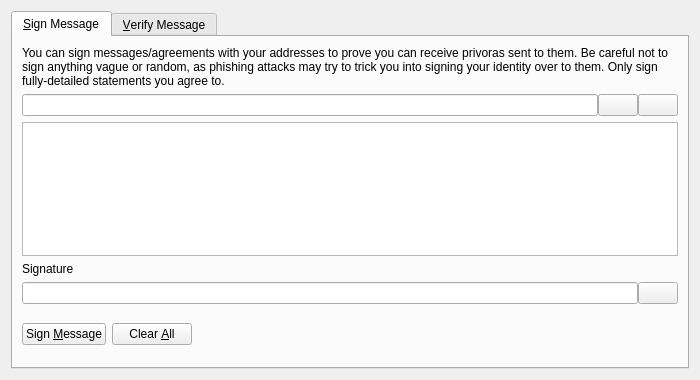
<?xml version="1.0" encoding="UTF-8"?>
<ui version="4.0">
 <class>SignVerifyMessageDialog</class>
 <widget class="QDialog" name="SignVerifyMessageDialog">
  <property name="geometry">
   <rect>
    <x>0</x>
    <y>0</y>
    <width>700</width>
    <height>380</height>
   </rect>
  </property>
  <property name="windowTitle">
   <string>Signatures - Sign / Verify a Message</string>
  </property>
  <property name="modal">
   <bool>true</bool>
  </property>
  <layout class="QVBoxLayout" name="verticalLayout">
   <item>
    <widget class="QTabWidget" name="tabWidget">
     <property name="currentIndex">
      <number>0</number>
     </property>
     <widget class="QWidget" name="tabSignMessage">
      <attribute name="title">
       <string>&amp;Sign Message</string>
      </attribute>
      <layout class="QVBoxLayout" name="verticalLayout_SM">
       <item>
        <widget class="QLabel" name="infoLabel_SM">
         <property name="text">
          <string>You can sign messages/agreements with your addresses to prove you can receive privoras sent to them. Be careful not to sign anything vague or random, as phishing attacks may try to trick you into signing your identity over to them. Only sign fully-detailed statements you agree to.</string>
         </property>
         <property name="textFormat">
          <enum>Qt::PlainText</enum>
         </property>
         <property name="wordWrap">
          <bool>true</bool>
         </property>
        </widget>
       </item>
       <item>
        <layout class="QHBoxLayout" name="horizontalLayout_1_SM">
         <property name="spacing">
          <number>0</number>
         </property>
         <item>
          <widget class="QValidatedLineEdit" name="addressIn_SM">
           <property name="toolTip">
            <string>The Privora address to sign the message with</string>
           </property>
          </widget>
         </item>
         <item>
          <widget class="QPushButton" name="addressBookButton_SM">
           <property name="toolTip">
            <string>Choose previously used address</string>
           </property>
           <property name="text">
            <string/>
           </property>
           <property name="icon">
            <iconset resource="../privora.qrc">
             <normaloff>:/icons/address-book</normaloff>:/icons/address-book</iconset>
           </property>
           <property name="shortcut">
            <string>Alt+A</string>
           </property>
           <property name="autoDefault">
            <bool>false</bool>
           </property>
          </widget>
         </item>
         <item>
          <widget class="QPushButton" name="pasteButton_SM">
           <property name="toolTip">
            <string>Paste address from clipboard</string>
           </property>
           <property name="text">
            <string/>
           </property>
           <property name="icon">
            <iconset resource="../privora.qrc">
             <normaloff>:/icons/editpaste</normaloff>:/icons/editpaste</iconset>
           </property>
           <property name="shortcut">
            <string>Alt+P</string>
           </property>
           <property name="autoDefault">
            <bool>false</bool>
           </property>
          </widget>
         </item>
        </layout>
       </item>
       <item>
        <widget class="QPlainTextEdit" name="messageIn_SM">
         <property name="toolTip">
          <string>Enter the message you want to sign here</string>
         </property>
        </widget>
       </item>
       <item>
        <widget class="QLabel" name="signatureLabel_SM">
         <property name="text">
          <string>Signature</string>
         </property>
         <property name="textFormat">
          <enum>Qt::PlainText</enum>
         </property>
        </widget>
       </item>
       <item>
        <layout class="QHBoxLayout" name="horizontalLayout_2_SM">
         <property name="spacing">
          <number>0</number>
         </property>
         <item>
          <widget class="QLineEdit" name="signatureOut_SM">
           <property name="font">
            <font>
             <italic>true</italic>
            </font>
           </property>
           <property name="readOnly">
            <bool>true</bool>
           </property>
          </widget>
         </item>
         <item>
          <widget class="QPushButton" name="copySignatureButton_SM">
           <property name="toolTip">
            <string>Copy the current signature to the system clipboard</string>
           </property>
           <property name="text">
            <string/>
           </property>
           <property name="icon">
            <iconset resource="../privora.qrc">
             <normaloff>:/icons/editcopy</normaloff>:/icons/editcopy</iconset>
           </property>
           <property name="autoDefault">
            <bool>false</bool>
           </property>
          </widget>
         </item>
        </layout>
       </item>
       <item>
        <layout class="QHBoxLayout" name="horizontalLayout_3_SM">
         <item>
          <widget class="QPushButton" name="signMessageButton_SM">
           <property name="toolTip">
            <string>Sign the message to prove you own this Privora address</string>
           </property>
           <property name="text">
            <string>Sign &amp;Message</string>
           </property>
           <property name="autoDefault">
            <bool>false</bool>
           </property>
          </widget>
         </item>
         <item>
          <widget class="QPushButton" name="clearButton_SM">
           <property name="toolTip">
            <string>Reset all sign message fields</string>
           </property>
           <property name="text">
            <string>Clear &amp;All</string>
           </property>
           <property name="autoDefault">
            <bool>false</bool>
           </property>
          </widget>
         </item>
         <item>
          <spacer name="horizontalSpacer_1_SM">
           <property name="orientation">
            <enum>Qt::Horizontal</enum>
           </property>
           <property name="sizeHint" stdset="0">
            <size>
             <width>40</width>
             <height>48</height>
            </size>
           </property>
          </spacer>
         </item>
         <item>
          <widget class="QLabel" name="statusLabel_SM">
           <property name="font">
            <font>
             <weight>75</weight>
             <bold>true</bold>
            </font>
           </property>
           <property name="text">
            <string/>
           </property>
           <property name="wordWrap">
            <bool>true</bool>
           </property>
          </widget>
         </item>
         <item>
          <spacer name="horizontalSpacer_2_SM">
           <property name="orientation">
            <enum>Qt::Horizontal</enum>
           </property>
           <property name="sizeHint" stdset="0">
            <size>
             <width>40</width>
             <height>48</height>
            </size>
           </property>
          </spacer>
         </item>
        </layout>
       </item>
      </layout>
     </widget>
     <widget class="QWidget" name="tabVerifyMessage">
      <attribute name="title">
       <string>&amp;Verify Message</string>
      </attribute>
      <layout class="QVBoxLayout" name="verticalLayout_VM">
       <item>
        <widget class="QLabel" name="infoLabel_VM">
         <property name="text">
          <string>Enter the receiver's address, message (ensure you copy line breaks, spaces, tabs, etc. exactly) and signature below to verify the message. Be careful not to read more into the signature than what is in the signed message itself, to avoid being tricked by a man-in-the-middle attack. Note that this only proves the signing party receives with the address, it cannot prove sendership of any transaction!</string>
         </property>
         <property name="textFormat">
          <enum>Qt::PlainText</enum>
         </property>
         <property name="alignment">
          <set>Qt::AlignLeading|Qt::AlignLeft|Qt::AlignTop</set>
         </property>
         <property name="wordWrap">
          <bool>true</bool>
         </property>
        </widget>
       </item>
       <item>
        <layout class="QHBoxLayout" name="horizontalLayout_1_VM">
         <property name="spacing">
          <number>0</number>
         </property>
         <item>
          <widget class="QValidatedLineEdit" name="addressIn_VM">
           <property name="toolTip">
            <string>The Privora address the message was signed with</string>
           </property>
          </widget>
         </item>
         <item>
          <widget class="QPushButton" name="addressBookButton_VM">
           <property name="toolTip">
            <string>Choose previously used address</string>
           </property>
           <property name="text">
            <string/>
           </property>
           <property name="icon">
            <iconset resource="../privora.qrc">
             <normaloff>:/icons/address-book</normaloff>:/icons/address-book</iconset>
           </property>
           <property name="shortcut">
            <string>Alt+A</string>
           </property>
           <property name="autoDefault">
            <bool>false</bool>
           </property>
          </widget>
         </item>
        </layout>
       </item>
       <item>
        <widget class="QPlainTextEdit" name="messageIn_VM"/>
       </item>
       <item>
        <widget class="QValidatedLineEdit" name="signatureIn_VM"/>
       </item>
       <item>
        <layout class="QHBoxLayout" name="horizontalLayout_2_VM">
         <item>
          <widget class="QPushButton" name="verifyMessageButton_VM">
           <property name="toolTip">
            <string>Verify the message to ensure it was signed with the specified Privora address</string>
           </property>
           <property name="text">
            <string>Verify &amp;Message</string>
           </property>
           <property name="autoDefault">
            <bool>false</bool>
           </property>
          </widget>
         </item>
         <item>
          <widget class="QPushButton" name="clearButton_VM">
           <property name="toolTip">
            <string>Reset all verify message fields</string>
           </property>
           <property name="text">
            <string>Clear &amp;All</string>
           </property>
           <property name="autoDefault">
            <bool>false</bool>
           </property>
          </widget>
         </item>
         <item>
          <spacer name="horizontalSpacer_1_VM">
           <property name="orientation">
            <enum>Qt::Horizontal</enum>
           </property>
           <property name="sizeHint" stdset="0">
            <size>
             <width>40</width>
             <height>48</height>
            </size>
           </property>
          </spacer>
         </item>
         <item>
          <widget class="QLabel" name="statusLabel_VM">
           <property name="font">
            <font>
             <weight>75</weight>
             <bold>true</bold>
            </font>
           </property>
           <property name="text">
            <string/>
           </property>
           <property name="wordWrap">
            <bool>true</bool>
           </property>
          </widget>
         </item>
         <item>
          <spacer name="horizontalSpacer_2_VM">
           <property name="orientation">
            <enum>Qt::Horizontal</enum>
           </property>
           <property name="sizeHint" stdset="0">
            <size>
             <width>40</width>
             <height>48</height>
            </size>
           </property>
          </spacer>
         </item>
        </layout>
       </item>
      </layout>
     </widget>
    </widget>
   </item>
  </layout>
 </widget>
 <customwidgets>
  <customwidget>
   <class>QValidatedLineEdit</class>
   <extends>QLineEdit</extends>
   <header>qvalidatedlineedit.h</header>
  </customwidget>
 </customwidgets>
 <resources>
  <include location="../privora.qrc"/>
 </resources>
 <connections/>
</ui>
